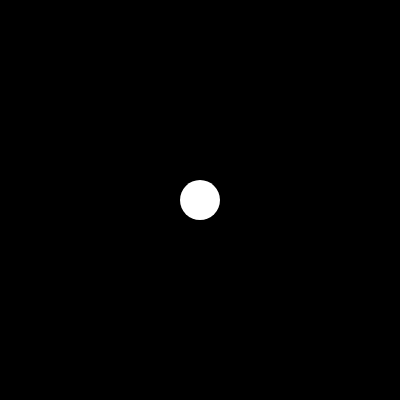
Frame 1 (no input)
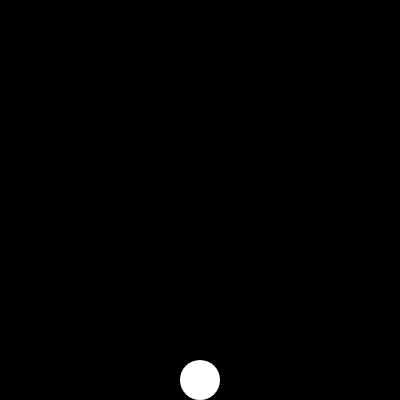
Frame 60 (no input)
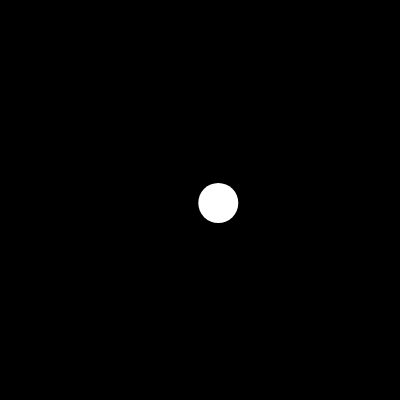
Frame 120 (the mouse pressed at the canvas centre since frame 60)

The p5.js sketch that drew these frames (run headless with seeded random() and noise() and a simulated clock; from frame 60 on, the mouse is pressed at the canvas centre):

// p5.js sketch
// ── sketch.js
let mover;
let gravity;
let wind;

function setup() {
  createCanvas(400, 400);
  mover = new Mover(width / 2, height / 2);
  gravity = createVector(0, 0.1);
  wind = createVector(0.01, 0);
}

function draw() {
  background(0);
  
  if(mouseIsPressed) {
    mover.applyForce(wind);
  }

  mover.applyForce(gravity);
  mover.update();
  mover.edges();
  mover.show();
}
// ── Mover.js
class Mover {
    constructor(x, y) {
        this.pos = createVector(x, y);
        this.vel = createVector(0, 0);
        this.acc = createVector(0, 0);
        this.r = 20;
    }

    applyForce(force) {
        this.acc.add(force);
    }

    update() {
        this.vel.add(this.acc);
        this.pos.add(this.vel);
        this.acc.set(0, 0);
    }

    show() {
        const hue = floor(degrees(this.vel.heading()) + 360) % 360;
        noStroke();      
        fill(255);
        ellipse(this.pos.x, this.pos.y, this.r * 2);
    }

    edges() {
        if(this.pos.y + this.r >= height) {
            this.pos.y = height - this.r;
            this.vel.y *= -1;
        }

        if(this.pos.x + this.r >= width) {
            this.pos.x = width - this.r;
            this.vel.x *= -1;
        }

        if(this.pos.x - this.r < 0) {
            this.pos.x = 0 + this.r;
            this.vel.x *= -1;
        }

        if(this.pos.y - this.r < 0) {
            this.pos.y = 0 + this.r;
            this.vel.y *= -1;
        }
    }
}
